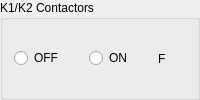
              <widget class="QGroupBox" name="groupBox_2">
               <property name="maximumSize">
                <size>
                 <width>400</width>
                 <height>300</height>
                </size>
               </property>
               <property name="title">
                <string>K1/K2 Contactors</string>
               </property>
               <layout class="QHBoxLayout" name="horizontalLayout_3">
                <item>
                 <widget class="QRadioButton" name="radioButton2_1">
                  <property name="text">
                   <string>OFF</string>
                  </property>
                 </widget>
                </item>
                <item>
                 <spacer name="verticalSpacer_5">
                  <property name="orientation">
                   <enum>Qt::Vertical</enum>
                  </property>
                  <property name="sizeHint" stdset="0">
                   <size>
                    <width>20</width>
                    <height>40</height>
                   </size>
                  </property>
                 </spacer>
                </item>
                <item>
                 <widget class="QRadioButton" name="radioButton2_2">
                  <property name="text">
                   <string>ON</string>
                  </property>
                 </widget>
                </item>
                <item>
                 <spacer name="verticalSpacer_6">
                  <property name="orientation">
                   <enum>Qt::Vertical</enum>
                  </property>
                  <property name="sizeHint" stdset="0">
                   <size>
                    <width>20</width>
                    <height>40</height>
                   </size>
                  </property>
                 </spacer>
                </item>
                <item>
                 <widget class="QLabel" name="label2_1">
                  <property name="font">
                   <font>
                    <weight>50</weight>
                    <bold>false</bold>
                    <kerning>false</kerning>
                   </font>
                  </property>
                  <property name="text">
                   <string>F</string>
                  </property>
                 </widget>
                </item>
               </layout>
              </widget>
